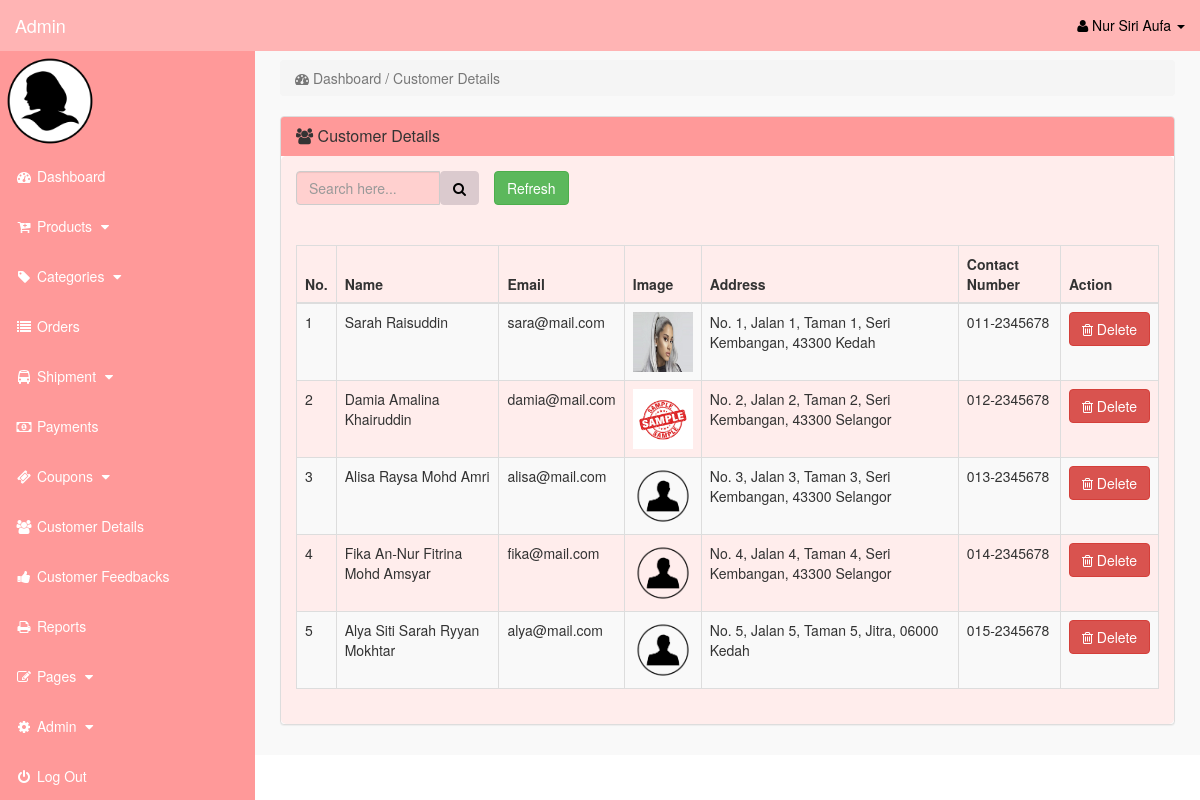
/admin/index.php?view_customers (signed in), run on the app's committed database.
### tables this page shows
CREATE TABLE `customers` (
  `cust_id` int(10) NOT NULL,
  `cust_fname` varchar(255) NOT NULL,
  `cust_lname` varchar(255) NOT NULL,
  `cust_email` varchar(255) NOT NULL,
  `cust_pass` varchar(255) NOT NULL,
  `cust_contact` varchar(255) NOT NULL,
  `cust_street` text NOT NULL,
  `cust_zip` varchar(12) NOT NULL,
  `cust_state` text NOT NULL,
  `cust_image` text NOT NULL,
  `cust_ip` varchar(255) NOT NULL,
  `cust_confirm_code` text NOT NULL,
  `created_date` timestamp NOT NULL DEFAULT current_timestamp() ON UPDATE current_timestamp()
);

### admin/view_customers.php (the view)
<?php
	if(!isset($_SESSION['admin_email'])){
		echo "<script>window.open('login.php','_self')</script>";
	}
		else {
?>
	<div class="row">
		<div class="col-lg-12">
			<ol class="breadcrumb">
				<li class="active">
					<i class="fa fa-dashboard"></i> Dashboard / Customer Details
				</li>
			</ol>
		</div>
	</div>
	<div class="row">
		<div class="col-lg-12">
			<div class="panel panel-default">
				<div class="panel-heading">
					<h3 class="panel-title">
						<i class="fa fa-users"></i> Customer Details
					</h3>
				</div>
							<div class="panel-body" >
							<form class="form-inline" method="POST" action="">
								<div class="input-group col-md-4">
									<input type="text" class="form-control" placeholder="Search here..." name="search"  value="<?php if(isset($_POST['search'])){echo $_POST['search']; } ?>"/>
										<span class="input-group-btn">
											<button class="btn btn-primary" type="submit"><i class="fa fa-search"></i></button>
										</span>
											<div class="col-md-2">
												<a href="index.php?view_customers" type="button" class="btn btn-success">Refresh</a>
											</div>
								</div>
							</form>
							<div class="table-responsive" >
								<table id="cust_data" class="table table-bordered table-hover table-striped" >
									<thead>
										<tr>
											<th>No.</th>
											<th>Name</th>
											<th>Email</th>
											<th>Image</th>
											<th>Address</th>
											<th>Contact Number</th>
											<th>Action</th>
										</tr>
									</thead>
									<tbody id="data">
									<?php
										if(isset($_POST['search'])) {
											$filtervalues = $_POST['search'];
											$i=0;
											$query = "select * from customers where CONCAT(cust_fname,cust_lname,cust_email,cust_image,cust_street,cust_zip,cust_state,cust_contact) like '%$filtervalues%' ";
											$query_run = mysqli_query($con, $query);
											if(mysqli_num_rows($query_run) > 0) {
												foreach($query_run as $row_cust) {
													$i++;
									?>
                                        <tr>
											<td><?php echo $i; ?></td>
											<td><?= $row_cust['cust_fname']. ' ' .$row_cust['cust_lname']; ?></td>
											<td><?= $row_cust['cust_email']; ?></td>
											<td><img src="../customers/cust_images/<?= $row_cust['cust_image']; ?>" width="60" height="60" ></td>
											<td><?= $row_cust['cust_street'].' ' .$row_cust['cust_zip']. ' ' .$row_cust['cust_state']; ?></td>
											<td><?= $row_cust['cust_contact']; ?></td>
											<td>
												<a href="index.php?delete_customers=<?php echo $cust_id; ?>" >
													<button class="btn btn-danger"><i class="fa fa-trash-o" ></i> Delete</button>
												</a>
											</td>
                                        </tr>
									<?php
											}
										}
											else {
										echo '
                                                    <tr>
                                                        <td colspan = "7"><center>No Record Found</center></td>
                                                    </tr>';
											}
										}
											else {
												$i=0;
												$query = "select * from customers";
												$query_run = mysqli_query($con, $query);
												if(mysqli_num_rows($query_run) > 0) {
													foreach($query_run as $row_cust) {
														$i++;
									?>
                                        <tr>
											<td><?php echo $i; ?></td>
											<td><?= $row_cust['cust_fname']. ' ' .$row_cust['cust_lname']; ?></td>
											<td><?= $row_cust['cust_email']; ?></td>
											<td><img src="../customers/cust_images/<?= $row_cust['cust_image']; ?>" width="60" height="60" ></td>
											<td><?= $row_cust['cust_street'].' ' .$row_cust['cust_zip']. ' ' .$row_cust['cust_state']; ?></td>
											<td><?= $row_cust['cust_contact']; ?></td>
											<td>
												<a href="index.php?delete_customers=<?php echo $cust_id; ?>" >
													<button class="btn btn-danger"><i class="fa fa-trash-o" ></i> Delete</button>
												</a>
											</td>
                                        </tr>
									<?php
													}
												}
											}
									?>
										<br><br>
						</tbody>
					</table>
				</div>
			</div>
		</div>
	</div>
<?php
	}
?>

### admin/includes/sidebar.php (shortened to what this page needs)
<?php
	if(!isset($_SESSION['admin_email'])){
		echo "<script>window.open('login.php','_self')</script>";
	}
		else {
?>
	<nav class="navbar navbar-inverse navbar-fixed-top" >
		<div class="navbar-header" >
				<a class="navbar-brand" href="index.php?dashboard">Admin</a>
		</div>
		<ul class="nav navbar-right top-nav" >
			<li class="dropdown" >
				<a href="#" class="dropdown-toggle" data-toggle="dropdown" >
					<i class="fa fa-user" ></i>
						<?php echo $admin_fname; ?> <b class="caret" ></b>
				</a>
</li>
</ul>
	<div class="collapse navbar-collapse navbar-ex1-collapse">
		<ul class="nav navbar-nav side-nav">
	<li>
		<img src="admin_image/<?php echo $admin_image; ?>" width="100" height="100" >
	</li>
	<li>
		<a href="index.php?dashboard">
			<i class="fa fa-fw fa-dashboard"></i> Dashboard
		</a>
	</li>
	<li>
		<a href="#" data-toggle="collapse" data-target="#products">
			<i class="fa fa-fw fa-cart-plus""></i> Products
				<i class="fa fa-fw fa-caret-down"></i>
	</a>
	</li>
	<li>
		<a href="#" data-toggle="collapse" data-target="#p_cat">
			<i class="fa fa-fw fa-tag"></i> Categories
			<i class="fa fa-fw fa-caret-down"></i>
		</a>
	</li>
	<li>
		<a href="index.php?view_orders">
			<i class="fa fa-fw fa-list"></i> Orders
		</a>
	</li>
	<li>
		<a href="#" data-toggle="collapse" data-target="#shipment">
			<i class="fa fa-fw fa-bus"></i> Shipment
			<i class="fa fa-fw fa-caret-down"></i>
		</a>
	</li>
	<li>
		<a href="index.php?view_payments">
			<i class="fa fa-fw fa-money"></i> Payments
		</a>
	</li>
	<li>
		<a href="#" data-toggle="collapse" data-target="#coupons">
			<i class="fa fa-fw fa-ticket"></i> Coupons
			<i class="fa fa-fw fa-caret-down"></i>
		</a>
	</li>
	<li>
		<a href="index.php?view_customers">
			<i class="fa fa-fw fa-users"></i> Customer Details
		</a>
	</li>
	<li>
		<a href="index.php?view_feedbacks">
			<i class="fa fa-fw fa-thumbs-up"></i> Customer Feedbacks
		</a>
	</li>
	<li>
		<a href="index.php?view_reports">
			<i class="fa fa-fw fa-print"></i> Reports
		</a>
	</li>
	<li>
		<a href="#" data-toggle="collapse" data-target="#pages">
			<i class="fa fa-fw fa-edit"> </i> Pages
			<i class="fa fa-fw fa-caret-down"></i>
		</a>
	</li>
	<li>
		<a href="#" data-toggle="collapse" data-target="#admin">
			<i class="fa fa-fw fa-gear"></i> Admin
			<i class="fa fa-fw fa-caret-down"></i>
		</a>
	</li>
	<li>
		<a href="logout.php">
			<i class="fa fa-fw fa-power-off"></i> Log Out
		</a>
	</li>
		</ul>
	</div>
</nav>
<?php
	}
?>

### admin/css/style.css (style rules this page uses)
body { margin-top:100px; }
@media (min-width: 768px) { body { margin-top:50px; } }
.top-nav { padding:0 15px; }
.top-nav>li { display:inline-block; float:left; }
.top-nav>li>a { padding-top:15px; padding-bottom:15px; line-height:20px; color:black; }
@media (min-width: 768px) { .side-nav { position:fixed; top:51px; width:255px; border-radius:0; overflow-y:auto; background-color: #ff9999; bottom:0; overflow-x:hidden; padding-bottom:40px; } }
@media (min-width: 768px) { .side-nav>li>a { width:255px; } }
.panel-body { border-radius:5px; background-color: #ffedec }

### data on the page
customers: cust_fname "Sarah", cust_lname "Raisuddin", cust_email "sara@mail.com", cust_image (picture), cust_street "No. 1, Jalan 1, Taman 1, Seri Kembangan,", cust_zip "43300", cust_state "Kedah", cust_contact "011-2345678"
customers: cust_fname "Damia Amalina", cust_lname "Khairuddin", cust_email "damia@mail.com", cust_image (picture), cust_street "No. 2, Jalan 2, Taman 2, Seri Kembangan,", cust_zip "43300", cust_state "Selangor", cust_contact "012-2345678"
customers: cust_fname "Alisa Raysa", cust_lname "Mohd Amri", cust_email "alisa@mail.com", cust_image (placeholder picture), cust_street "No. 3, Jalan 3, Taman 3, Seri Kembangan,", cust_zip "43300", cust_state "Selangor", cust_contact "013-2345678"
customers: cust_fname "Fika An-Nur Fitrina", cust_lname "Mohd Amsyar", cust_email "fika@mail.com", cust_image (placeholder picture), cust_street "No. 4, Jalan 4, Taman 4, Seri Kembangan,", cust_zip "43300", cust_state "Selangor", cust_contact "014-2345678"
customers: cust_fname "Alya Siti Sarah", cust_lname "Ryyan Mokhtar", cust_email "alya@mail.com", cust_image (placeholder picture), cust_street "No. 5, Jalan 5, Taman 5, Jitra,", cust_zip "06000", cust_state "Kedah", cust_contact "015-2345678"

### other printed values
$admin_fname "Nur Siri Aufa"
